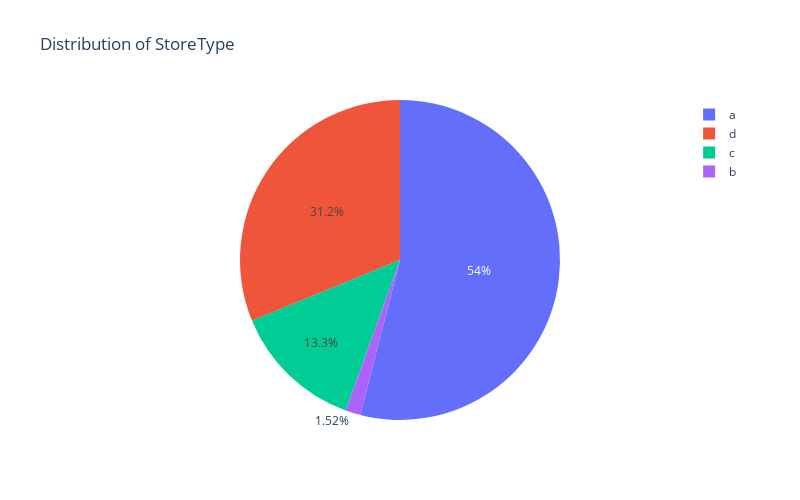

This figure's notebook cell:
### Code cell
plotly_plot_pie(df_store, 'StoreType')

### Figure 1 — Plotly figure (JSON) as saved in the notebook; plotly's stock layout.template omitted (floating-point values rounded to 4 significant figures)
{"data": [{"domain": {"x": [0, 1], "y": [0, 1]}, "hovertemplate": "StoreType=%{label}<br>count=%{value}<extra></extra>", "labels": ["a", "d", "c", "b"], "legendgroup": "", "name": "", "showlegend": true, "type": "pie", "values": [602, 348, 148, 17]}], "layout": {"height": 500, "legend": {"tracegroupgap": 0}, "title": {"text": "Distribution of StoreType"}, "width": 800}}
